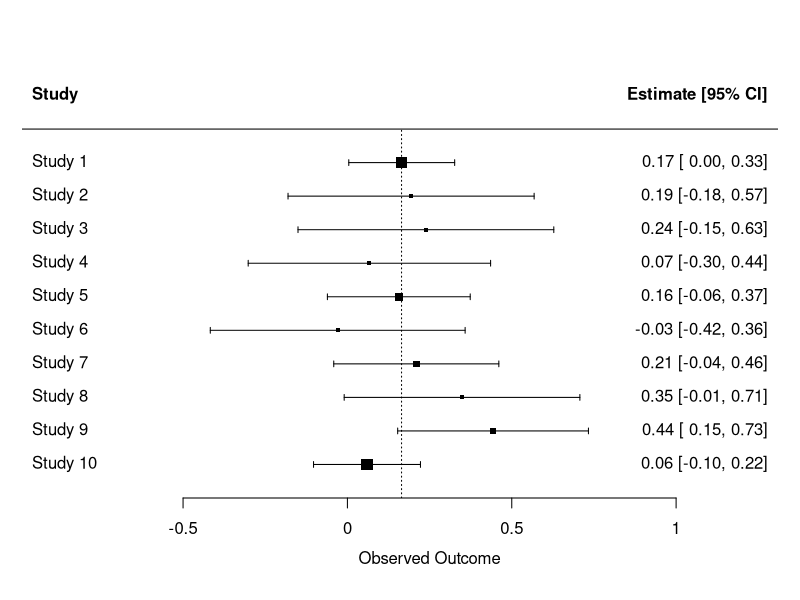

Recreate this plot in R.
## ---- chunk 1
library(metafor)
## ---- chunk 2
k <- 10
beta_fixed <- .2
meta_data <- data.frame(k=seq(k), sigma=runif(k, 0.05, 0.20))
meta_data$sigma_sq <- meta_data$sigma^2
meta_data$y <- rnorm(k, mean=beta_fixed, sd=meta_data$sigma)
## ---- chunk 3
fixed_effects_meta_analysis <- function(y, sigma_sq) {
    # checks
    if (length(y) != length(sigma_sq)) {
        stop('length of y and sigma_sq should be equal')        
    }
    if (any(sigma_sq <= 0)) {
        stop('non-positive sigma_sq: All sigma_sq must be positive')        
    }
    
        
    k <- length(y)
    w <- 1/sigma_sq    
    beta_hat_fixed <- sum(w*y) / sum(w)
    s_squared_hat_fixed <- 1/ sum(w)
    s_hat_fixed <- sqrt(s_squared_hat_fixed)
    
    Z1 <- beta_hat_fixed / s_hat_fixed
    Z1_p_two_tail <- 1 - pnorm(abs(Z1))
    
    q <- w * (y - beta_hat_fixed)^2
    Q <- sum(q)
    Q_df <- k - 1
    Q_p <- 1 - pchisq(Q, df=Q_df)

    meta_table <- data.frame(y, sigma_sq, sigma=sqrt(sigma_sq), w, q)
    results <- list(meta_table=meta_table,
         beta_hat_fixed=beta_hat_fixed,
         s_squared_hat_fixed=s_squared_hat_fixed,
         Z1=c(Z1=Z1, p_two_tail=Z1_p_two_tail),
         Q=c(Q=Q, df=Q_df, p=Q_p))
    class(results) <- 'fixed_effects_meta_analysis'
    results
}

print.fixed_effects_meta_analysis <- function(x, digits=3, ...) {    
    print(lapply(x, function(X) round(X, digits=digits)))    
}

plot.fixed_effects_meta_analysis <- function(x, ...) {
    require(metafor)
    forest.default(x=x$meta_table$y,
                   se=x$meta_table$sigma,
                   refline=x$beta_hat_fixed,
                    ...)
}
                                          
meta1 <- fixed_effects_meta_analysis(y=meta_data$y, 
                           sigma_sq=meta_data$sigma_sq)
## ---- chunk 4
plot(meta1)
meta1
## ---- chunk 5
k <- 10
beta <- c(.2, .3)
meta_data_covariates <- data.frame(k=seq(k), 
                                   sigma=runif(k, 0.05, 0.20),
                                   x1=c(rep(1, k/2), rep(0, k/2)),
                                   x2=c(rep(0, k/2), rep(1, k/2)))
meta_data_covariates$sigma_sq <- meta_data$sigma^2
meta_data_covariates$beta <- as.matrix(meta_data_covariates[,c('x1', 'x2')]) %*% beta
meta_data_covariates$y <- rnorm(k, 
                                mean=meta_data_covariates$beta, 
                                sd=meta_data_covariates$sigma)
## ---- chunk 6
fixed_effects_covariates_meta_analysis <- function(y, X, sigma_sq) {
    # y: vector of effect sizes of length k, 
    # X: design matrix (k rows by p columns)
    # Ve: vector of effect size variances of length k
    p <- ncol(X)
    k <- length(y)
    
    Ve <- diag(sigma_sq)
    beta_hat <- solve(t(X) %*% solve(Ve) %*% X) %*% t(X) %*% solve(Ve) %*% y

    V_beta_hat <- solve(t(X) %*% solve(Ve) %*% X)
    
    Q_tilde <- t(beta_hat) %*% solve(V_beta_hat) %*% beta_hat
    Q_df <- p - 1
    Q_p <- 1- pchisq(Q_tilde, df=Q_df)
    
    # significance test for H0: Beta_i = 0
    beta_hat <- as.vector(beta_hat)
    Z2 <- sapply(seq(beta_hat), function(X) beta_hat[X] / sqrt(V_beta_hat[X,X]))
    Z2_p_two_tail <- 1 - pnorm(abs(Z2))    
    

    results <- list(meta_table=data.frame(y, X),
         V_beta_hat=V_beta_hat,
         beta_hat=data.frame(beta_hat, z=Z2, p_two_tailed=Z2_p_two_tail),
         Q=c(Q=Q_tilde, df=Q_df, p=Q_p))
    class(results) <- c('fixed_effects_covariates_meta_analysis', 
                        'fixed_effects_meta_analysis')
    results
    
}


fixed_effects_covariates_meta_analysis(
    y = meta_data_covariates$y,
    X = as.matrix(meta_data_covariates[,c('x1', 'x2')]),
    sigma_sq = meta_data_covariates$sigma_sq)
                                                  
